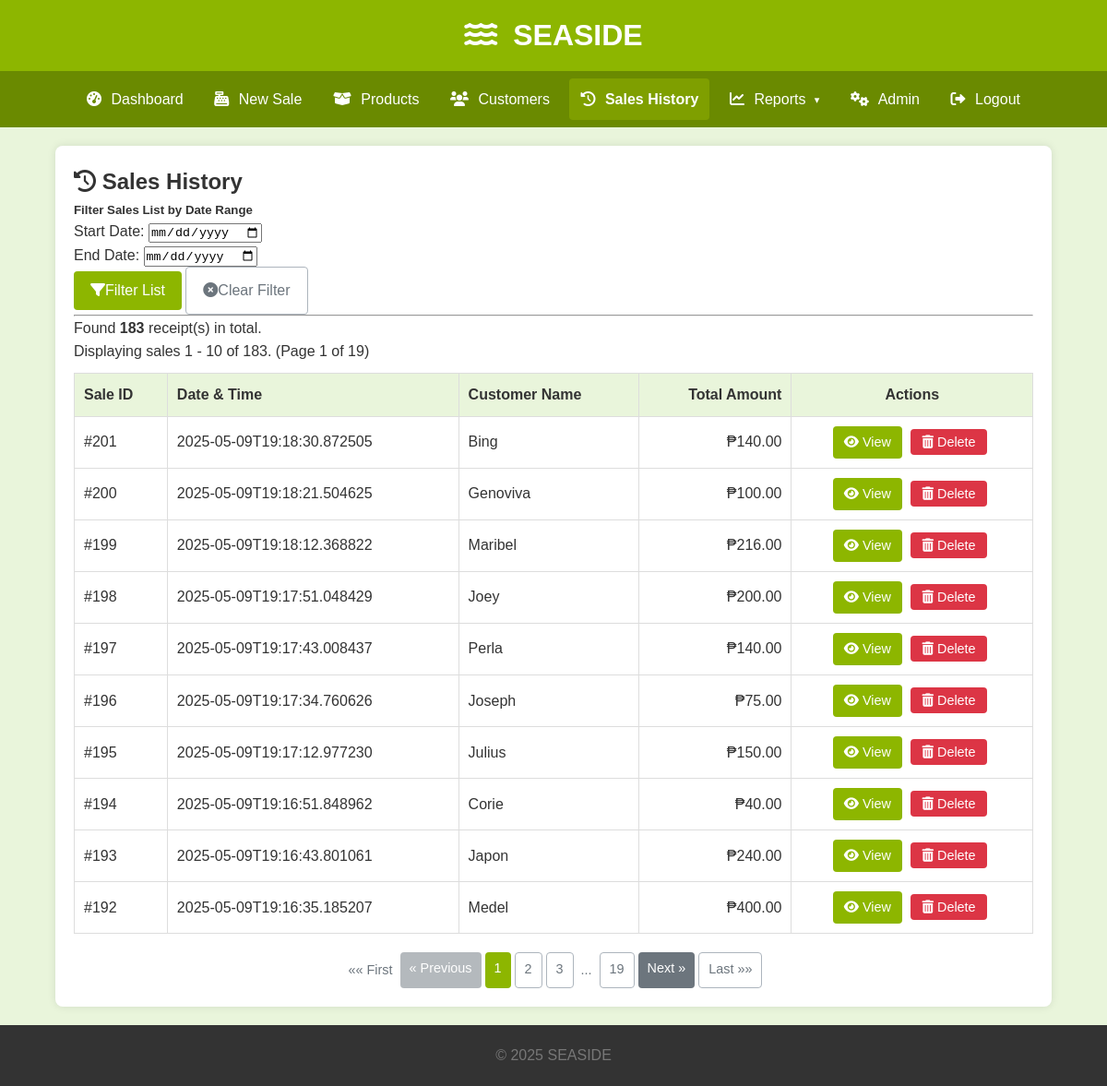
/sales (signed in), run on an earlier commit of the app's database.
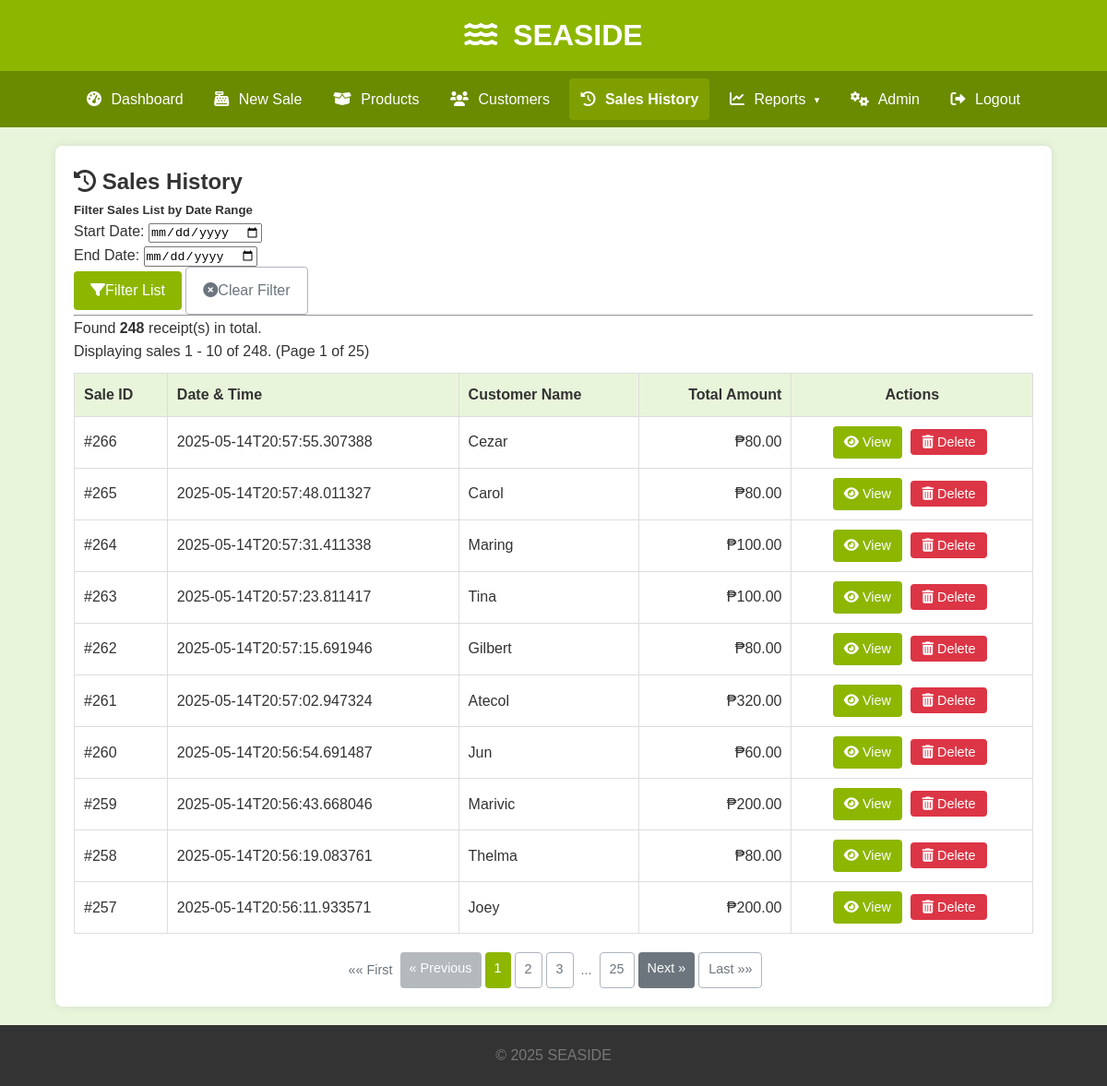
And on a later commit of the database.
### tables this page shows
CREATE TABLE Sales (
                SaleID INTEGER PRIMARY KEY AUTOINCREMENT,
                SaleTimestamp TEXT NOT NULL,
                TotalAmount REAL NOT NULL CHECK (TotalAmount >= 0),
                CustomerName TEXT DEFAULT 'N/A'
            );

### app.py (the view)
@app.route('/sales')
@app.route('/sales/page/<int:page_num>')
@login_required
def list_sales(page_num=1):
    start_date_str = request.args.get('start_date')
    end_date_str = request.args.get('end_date')
    date_filter_error = None
    start_date, end_date = None, None
    if start_date_str:
        try:
            start_date = datetime.datetime.strptime(start_date_str, '%Y-%m-%d').date()
        except ValueError:
            date_filter_error = "Invalid start date format (YYYY-MM-DD)."
    if end_date_str:
        try:
            end_date = datetime.datetime.strptime(end_date_str, '%Y-%m-%d').date()
        except ValueError:
            date_filter_error = (
                                    date_filter_error + " " if date_filter_error else "") + "Invalid end date format (YYYY-MM-DD)."
    if start_date and end_date and start_date > end_date:
        date_filter_error = (
                                date_filter_error + " " if date_filter_error else "") + "Start date cannot be after end date."
    if date_filter_error:
        flash(date_filter_error, "error")
        start_date, end_date = None, None
        start_date_str, end_date_str = None, None  # For repopulating form
    db_start_date = start_date.strftime('%Y-%m-%d') if start_date else None
    db_end_date = end_date.strftime('%Y-%m-%d') if end_date else None
    app.logger.info(f"Sales History: Filtering from '{db_start_date}' to '{db_end_date}', page {page_num}")
    total_sales = db.count_total_sales_db(start_date=db_start_date, end_date=db_end_date)
    sales_on_page = db.get_sales_paginated_db(
        page=page_num,
        per_page=ITEMS_PER_PAGE,
        start_date=db_start_date,
        end_date=db_end_date
    )
    if not sales_on_page and page_num > 1 and total_sales > 0:
        flash(f"No sales found on page {page_num} for the selected filter. Showing last available page.", "info")
        last_page = math.ceil(total_sales / ITEMS_PER_PAGE) if total_sales > 0 else 1
        return redirect(url_for('list_sales', page_num=last_page, start_date=start_date_str, end_date=end_date_str))
    total_pages = math.ceil(total_sales / ITEMS_PER_PAGE) if total_sales > 0 else 0
    return render_template('sales/list.html',
                           sales=sales_on_page, title="Sales History",
                           current_page=page_num, total_pages=total_pages,
                           total_items=total_sales, per_page=ITEMS_PER_PAGE
                           )

### app.py (called while the page is built)
@app.template_filter('format_datetime')
def format_datetime_filter(value, format_str='%Y-%m-%d %I:%M %p'):  # Default format example
    if not value:
        return "N/A"  # Or some other placeholder for None/empty values
    if isinstance(value, str):
        try:
            dt_obj = datetime.datetime.strptime(value, '%Y-%m-%d %H:%M:%S')  # Adjust if your DB format is different
            return dt_obj.strftime(format_str)
        except ValueError:
            app.logger.warning(f"Could not parse datetime string for formatting: {value}")
            return value
    elif isinstance(value, datetime.datetime):
        return value.strftime(format_str)
    return value  # Fallback for other types

@app.context_processor
def utility_processor():
    return {
        'now': datetime.datetime.now,  # Current datetime for use in templates (e.g., footer year)
        'min': min,  # Make min() function available
        'max': max,  # Make max() function available
        'logged_in': session.get('logged_in', False),  # Check login status
        'calendar': calendar  # Make calendar module available (e.g., for month names)
    }

### templates/sales/list.html (shortened to what the changed rows need)
{% extends "base.html" %}
{% block content %}
<div class="container mt-4">
    <div class="d-flex justify-content-between align-items-center mb-3">
        <h2><i class="fas fa-history"></i> {{ title }}</h2>
    </div>
    <form method="GET" id="salesFilterForm" action="{{ url_for('list_sales') }}" class="mb-4 p-3 border rounded bg-light">
        <h5 class="mb-3">Filter Sales List by Date Range</h5>
        <div class="row g-3 align-items-end">
        </div>
    </form>
    <hr>
    {% if sales %}
        <div class="mb-2">
            <p class="text-muted">
                Found <strong>{{ total_items }}</strong> receipt(s)
                {% if request.args.get('start_date') or request.args.get('end_date') %}
                    for the selected criteria.
                {% else %}
                    in total.
                {% endif %}
            </p>
        </div>
        <p style="margin-bottom: 10px;">
            Displaying sales {{ (current_page - 1) * per_page + 1 }} - {{ min(current_page * per_page, total_items) }} of {{ total_items }}.
            (Page {{ current_page }} of {{ total_pages if total_pages > 0 else 1 }})
        </p>
        <div class="table-responsive-wrapper">
            <table class="table table-striped table-hover">
                <thead class="table-dark">
                    <tr>
                        <th>Sale ID</th>
                        <th>Date & Time</th>
                        <th>Customer Name</th>
                        <th style="text-align: right;">Total Amount</th>
                        <th style="text-align: center;">Actions</th>
                    </tr>
                </thead>
                <tbody>
                    {% for sale in sales %}
                    <tr>
                        <td>#{{ sale.SaleID }}</td>
                        <td>{{ sale.SaleTimestamp | format_datetime if sale.SaleTimestamp else 'N/A' }}</td>
                        <td>{{ sale.CustomerName if sale.CustomerName else 'N/A' }}</td>
                        <td style="text-align: right;">₱{{ "%.2f"|format(sale.TotalAmount if sale.TotalAmount is not none else 0.0) }}</td>
                        <td style="text-align: center;" class="actions">
                            <a href="{{ url_for('view_sale', sale_id=sale.SaleID) }}" class="btn btn-info btn-sm view-btn" title="View Details">
                                <i class="fas fa-eye"></i> View
                            </a>
                            <form action="{{ url_for('delete_sale', sale_id=sale.SaleID) }}" method="POST" style="display: inline-block;" onsubmit="return confirm('Are you sure you want to delete Sale #{{ sale.SaleID }}? This action cannot be undone.');">
                                <button type="submit" class="btn btn-danger btn-sm delete-btn" title="Delete Sale">
                                    <i class="fas fa-trash-alt"></i> Delete
                                </button>
                            </form>
                        </td>
                    </tr>
                    {% endfor %}
                </tbody>
            </table>
        </div>
        {% if total_pages > 1 %}
        <div class="pagination" style="margin-top: 20px; text-align: center;">
            {% if current_page > 1 %}
                <a href="{{ url_for('list_sales', page_num=1, start_date=request.args.get('start_date'), end_date=request.args.get('end_date')) }}" class="btn btn-outline-secondary">&laquo;&laquo; First</a>
                <a href="{{ url_for('list_sales', page_num=current_page - 1, start_date=request.args.get('start_date'), end_date=request.args.get('end_date')) }}" class="btn btn-secondary">&laquo; Previous</a>
            {% else %}
                 <span class="btn btn-outline-secondary disabled">&laquo;&laquo; First</span>
                <span class="btn btn-secondary disabled">&laquo; Previous</span>
            {% endif %}
            {% set page_window = 2 %}
            {% set start_page_num_calc = max(1, current_page - page_window) %}
            {% set end_page_num_calc = min(total_pages, current_page + page_window) %}
            {% for page_i in range(start_page_num_calc, end_page_num_calc + 1) %}
                {% if page_i == current_page %}
                    <span class="btn btn-primary current-page">{{ page_i }}</span>
                {% else %}
                    <a href="{{ url_for('list_sales', page_num=page_i, start_date=request.args.get('start_date'), end_date=request.args.get('end_date')) }}" class="btn btn-outline-secondary">{{ page_i }}</a>
                {% endif %}
            {% endfor %}
            {% if end_page_num_calc < total_pages %}
                {% if end_page_num_calc < total_pages - 1 %}
                     <span class="btn btn-outline-secondary disabled" style="border:none; background:transparent; padding: 8px 4px;">...</span>
                {% endif %}
                <a href="{{ url_for('list_sales', page_num=total_pages, start_date=request.args.get('start_date'), end_date=request.args.get('end_date')) }}" class="btn btn-outline-secondary">{{ total_pages }}</a>
            {% endif %}
            {% if current_page < total_pages %}
                <a href="{{ url_for('list_sales', page_num=current_page + 1, start_date=request.args.get('start_date'), end_date=request.args.get('end_date')) }}" class="btn btn-secondary">Next &raquo;</a>
                <a href="{{ url_for('list_sales', page_num=total_pages, start_date=request.args.get('start_date'), end_date=request.args.get('end_date')) }}" class="btn btn-outline-secondary">Last &raquo;&raquo;</a>
            {% else %}
                <span class="btn btn-secondary disabled">Next &raquo;</span>
                <span class="btn btn-outline-secondary disabled">Last &raquo;&raquo;</span>
            {% endif %}
        </div>
        {% endif %}
    {% else %}
        <div class="alert alert-info" role="alert">
            No sales records found{% if request.args.get('start_date') or request.args.get('end_date') %} for the selected date range{% endif %}.
        </div>
    {% endif %}
</div>
{% endblock %}

What changed in the data, as far as the page shows it:
no longer on this page (row unchanged): Sales: SaleID "201", SaleTimestamp "2025-05-09T19:18:30.872505", CustomerName "Bing", TotalAmount "140.00"
no longer on this page (row unchanged): Sales: SaleID "200", SaleTimestamp "2025-05-09T19:18:21.504625", CustomerName "Genoviva", TotalAmount "100.00"
no longer on this page (row unchanged): Sales: SaleID "199", SaleTimestamp "2025-05-09T19:18:12.368822", CustomerName "Maribel", TotalAmount "216.00"
no longer on this page (row unchanged): Sales: SaleID "198", SaleTimestamp "2025-05-09T19:17:51.048429", CustomerName "Joey", TotalAmount "200.00"
no longer on this page (row unchanged): Sales: SaleID "197", SaleTimestamp "2025-05-09T19:17:43.008437", CustomerName "Perla", TotalAmount "140.00"
no longer on this page (row unchanged): Sales: SaleID "196", SaleTimestamp "2025-05-09T19:17:34.760626", CustomerName "Joseph", TotalAmount "75.00"
no longer on this page (row unchanged): Sales: SaleID "195", SaleTimestamp "2025-05-09T19:17:12.977230", CustomerName "Julius", TotalAmount "150.00"
no longer on this page (row unchanged): Sales: SaleID "194", SaleTimestamp "2025-05-09T19:16:51.848962", CustomerName "Corie", TotalAmount "40.00"
no longer on this page (row unchanged): Sales: SaleID "193", SaleTimestamp "2025-05-09T19:16:43.801061", CustomerName "Japon", TotalAmount "240.00"
no longer on this page (row unchanged): Sales: SaleID "192", SaleTimestamp "2025-05-09T19:16:35.185207", CustomerName "Medel", TotalAmount "400.00"
added Sales: SaleID "266", SaleTimestamp "2025-05-14T20:57:55.307388", CustomerName "Cezar", TotalAmount "80.00"
added Sales: SaleID "265", SaleTimestamp "2025-05-14T20:57:48.011327", CustomerName "Carol", TotalAmount "80.00"
added Sales: SaleID "264", SaleTimestamp "2025-05-14T20:57:31.411338", CustomerName "Maring", TotalAmount "100.00"
added Sales: SaleID "263", SaleTimestamp "2025-05-14T20:57:23.811417", CustomerName "Tina", TotalAmount "100.00"
added Sales: SaleID "262", SaleTimestamp "2025-05-14T20:57:15.691946", CustomerName "Gilbert", TotalAmount "80.00"
added Sales: SaleID "261", SaleTimestamp "2025-05-14T20:57:02.947324", CustomerName "Atecol", TotalAmount "320.00"
added Sales: SaleID "260", SaleTimestamp "2025-05-14T20:56:54.691487", CustomerName "Jun", TotalAmount "60.00"
added Sales: SaleID "259", SaleTimestamp "2025-05-14T20:56:43.668046", CustomerName "Marivic", TotalAmount "200.00"
added Sales: SaleID "258", SaleTimestamp "2025-05-14T20:56:19.083761", CustomerName "Thelma", TotalAmount "80.00"
added Sales: SaleID "257", SaleTimestamp "2025-05-14T20:56:11.933571", CustomerName "Joey", TotalAmount "200.00"
Also different on the page:
{{ total_items }}: "183" → "248"
{{ total_pages if total_pages > 0 else 1 }}: "19" → "25"
{{ total_pages }}: "19" → "25"
